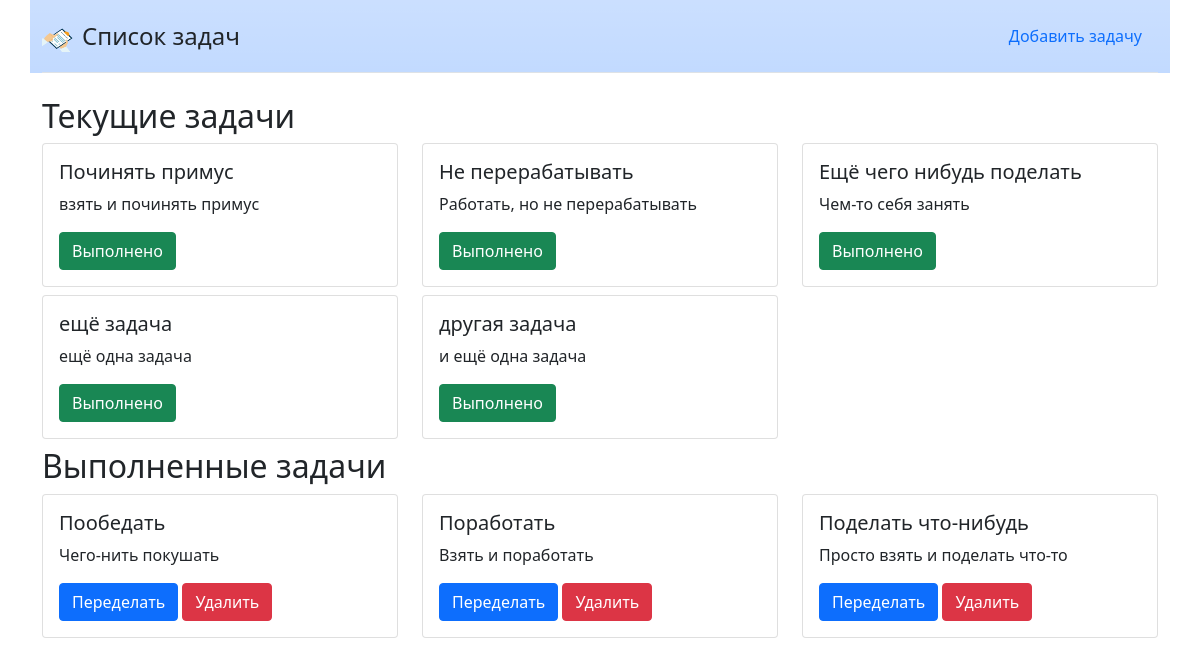
Before: / with the older database file.
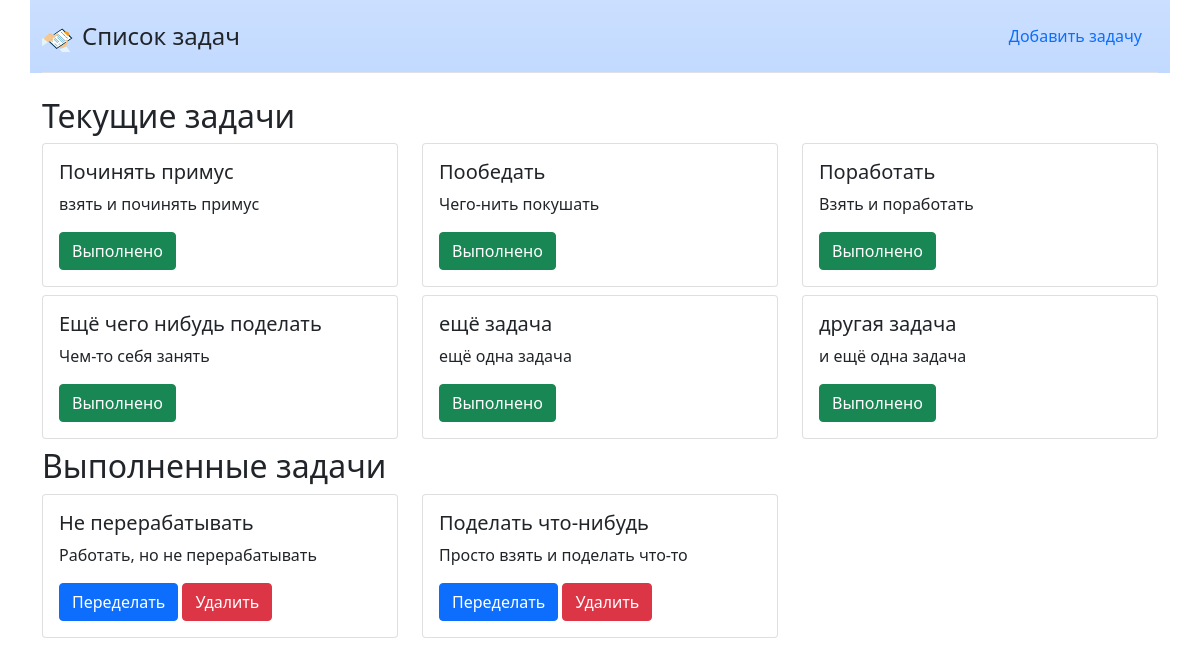
After: the same page with the newer database file.
### app.py (models this page shows, shortened)
class Tasks(db.Model):
    id = db.Column(db.Integer, primary_key=True)
    title = db.Column(db.String(45), nullable=False)
    description = db.Column(db.Text)
    is_completed = db.Column(db.Boolean, default=False)

### app.py (the view)
@app.route("/")
def index():
    all_tasks = {
        "current_tasks": Tasks.query.filter(Tasks.is_completed == 0).all(),
        "completed_tasks": Tasks.query.filter(Tasks.is_completed == 1).all(),
    }
    return render_template("index.html", **all_tasks)

### templates/index.html (shortened to what this page needs)
{% extends "base.html" %}
{% block main %}
    <div class="container">
        <div class="row">
            {% if not current_tasks %}
                <h2>Задач нет!</h2>
            {% else %}
                <h2>Текущие задачи</h2>
                {% for task in current_tasks %}
                    <div class="col-4 mb-lg-2">
                        <div class="card">
                            <div class="card-body">
                                <h5 class="card-title">{{ task.title }}</h5>
                                <p class="card-text">{{ task.description }}</p>
                                <a href="/task_complete/{{ task.id }}" class="btn btn-success">Выполнено</a>
                            </div>
                        </div>
                    </div>
                {% endfor %}
            {% endif %}
            {% if not completed_tasks %}
                <h2>Выполненных задач нет!</h2>
            {% else %}
                <h2>Выполненные задачи</h2>
                {% for task in completed_tasks %}
                    <div class="col-4 mb-lg-2">
                        <div class="card">
                            <div class="card-body">
                                <h5 class="card-title">{{ task.title }}</h5>
                                <p class="card-text">{{ task.description }}</p>
                                <a href="/rework/{{ task.id }}" class="btn btn-primary">Переделать</a>
                                <a href="/del/{{ task.id }}" class="btn btn-danger">Удалить</a>
                            </div>
                        </div>
                    </div>
                {% endfor %}
            {% endif %}
        </div>
    </div>
{% endblock %}

### templates/base.html (shortened to what this page needs)
<!doctype html>
<html lang="en">
<head>
    <link rel="stylesheet" href="{{ url_for("static", filename="css/bootstrap.min.css") }}">
</head>
<body>
    <div class="container bg-primary bg-gradient bg-opacity-25">
        <header class="d-flex flex-wrap justify-content-center py-3 mb-4 border-bottom">
            <a href="/" class="d-flex align-items-center mb-3 mb-md-0 me-md-auto text-dark text-decoration-none">
                <img src="{{ url_for("static", filename="img/tasks.png") }}" alt="" width="40" height="32">
                <span class="fs-4">Список задач</span>
            </a>
            <ul class="nav nav-pills">
                <li class="nav-item"><a href="/add" class="nav-link">Добавить задачу</a></li>
            </ul>
    </header>
    </div>
    {% block main %}
    {% endblock %}
</body>
</html>

Changed rows visible on the page:
changed Tasks "Пообедать": moves from the list under "Выполненные задачи" to the list under "Текущие задачи"
changed Tasks "Поработать": moves from the list under "Выполненные задачи" to the list under "Текущие задачи"
changed Tasks "Не перерабатывать": moves from the list under "Текущие задачи" to the list under "Выполненные задачи"
